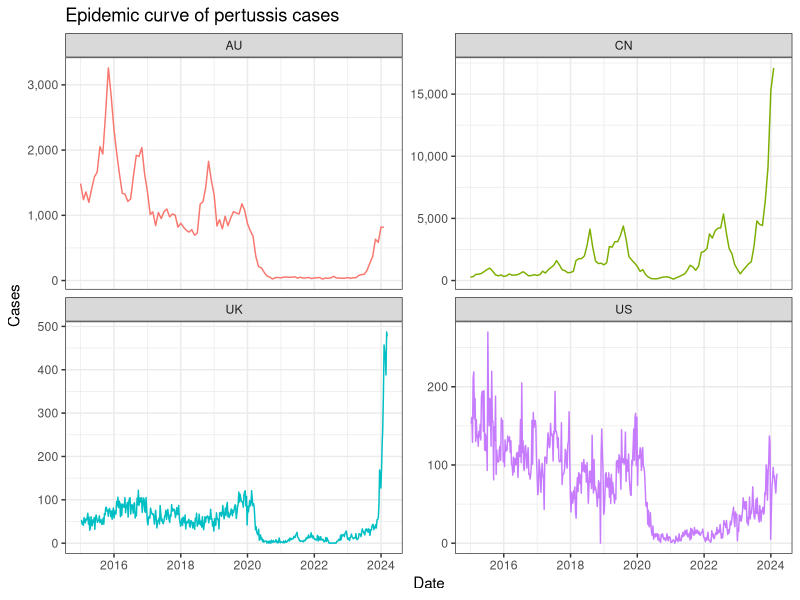
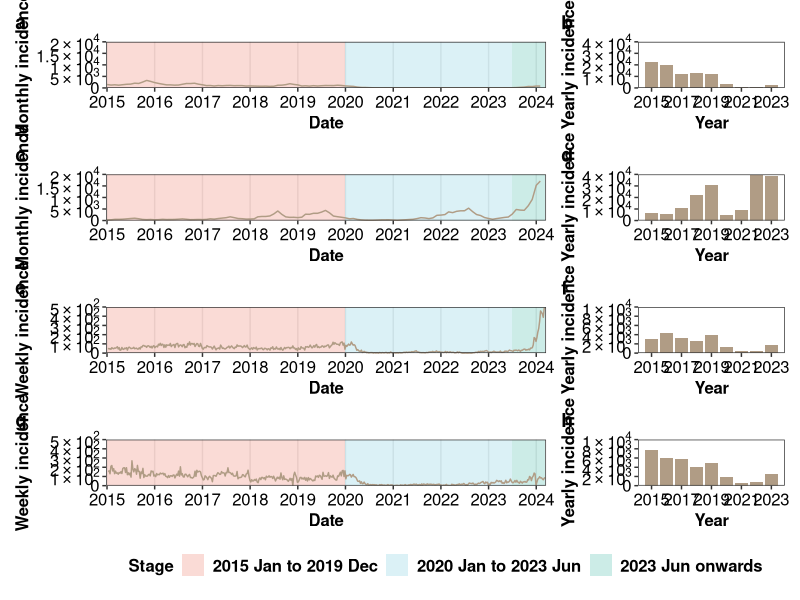
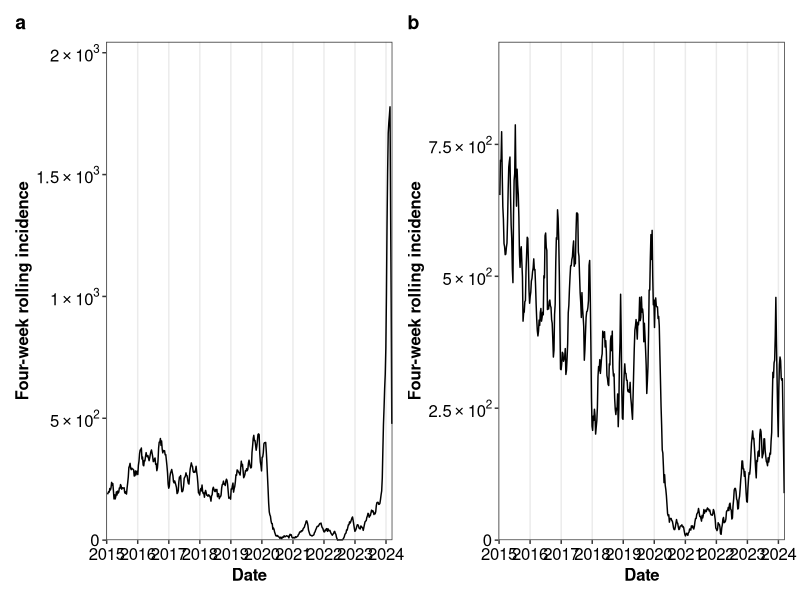

Recreate these plots in R, in order.

library(tidyverse)
library(lubridate)
library(ggsci)
library(patchwork)
library(openxlsx)
library(purrr)

fill_color <- pal_npg()(3)

# Load data
df_raw <- read.csv('./report_pertussis.csv')

scientific_10 <- function(x) {
     ifelse(x == 0, 0, parse(text = gsub("[+]", "", gsub("e", "%*%10^", scales::scientific_format()(x)))))
}

# clean data --------------------------------------------------------------

df_epiweek <- data.frame(date = seq.Date(from = as.Date('2015-01-04'), to = as.Date('2024-03-09'), by = 'day')) |> 
     mutate(Year = epiyear(date),
            Week = epiweek(date)) |> 
     group_by(Year, Week) |>
     summarise(Date = last(date),
               .groups = 'drop')

df_us <- df_raw |> 
     filter(Country == 'US') |> 
     select(Year, Week, Cases, URL)
df_us <- left_join(df_epiweek, df_us, by = c('Year', 'Week')) |> 
     arrange(Date) |> 
     mutate(Cases = as.integer(Cases),
            Country = 'US')

df_uk <- df_raw |> 
     filter(Country == 'UK') |> 
     select(Year, Week, Cases, URL)
df_uk <- left_join(df_epiweek, df_uk, by = c('Year', 'Week')) |>
     arrange(Date) |> 
     mutate(Cases = as.integer(Cases),
            Country = 'UK')

df_cn <- df_raw |> 
     filter(Country == 'CN') |> 
     select(Year, Month, Cases, URL) |> 
     mutate(Cases = as.integer(Cases),
            Date = as.Date(paste(Year, Month, '01', sep = '-')),
            Country = 'CN')
df_au <- df_raw |> 
     filter(Country == 'AU') |> 
     select(Year, Month, Cases, URL) |> 
     mutate(Cases = as.integer(Cases),
            Date = as.Date(paste(Year, Month, '01', sep = '-')),
            Country = 'AU')

df_clean <- bind_rows(df_us, df_uk, df_cn, df_au) |> 
     arrange(Date) |> 
     select(Country, Date, Year, Month, Week, Cases) |> 
     mutate(stage = case_when(
          Date < as.Date('2020-01-01') ~ '2015 Jan to 2019 Dec',
          Date >= as.Date('2020-01-01') & Date < as.Date('2023-07-01') ~ '2020 Jan to 2023 Jun',
          Date >= as.Date('2023-07-01') ~ '2023 Jun onwards'
     ))

# plot ---------------------------------------------------------------------

ggplot(df_clean, aes(x = Date, y = Cases, color = Country)) +
     geom_line() +
     scale_x_date(date_labels = '%Y') +
     scale_y_continuous(labels = scales::comma) +
     facet_wrap(~Country, scales = 'free_y', nrow = 3) +
     labs(title = 'Epidemic curve of pertussis cases',
          x = 'Date',
          y = 'Cases',
          color = 'Country') +
     theme_bw() +
     theme(legend.position = 'none')

# figure 1 ----------------------------------------------------------------

i <- 1
country_list <- sort(unique(df_clean$Country))
ylabel_list <- c('Monthly incidence', 'Monthly incidence', 'Weekly incidence', 'Weekly incidence')

split_dates <- as.Date(c("2015/1/1", "2020/1/1", "2023/7/1", "2024/3/9"))
split_periods <- c("2015 Jan to 2019 Dec", "2020 Jan to 2023 Jun", "2023 Jun onwards")
datafile_rect <- data.frame(Period = split_periods,
                            start = split_dates[1:3],
                            end = split_dates[2:4])

plot_max <- c(2e4, 4e4, 2e4, 4e4, 5e2, 1e4, 5e2, 1e4)

plot_epidemic <- function(i){
     data <- df_clean |> 
          filter(Country == country_list[i])
     plot_breaks <- pretty(c(0, plot_max[i*2-1]))
     plot_range <- range(plot_breaks)
     
     fig_1 <- ggplot(data)+
          geom_rect(data = datafile_rect,
                    aes(xmin = start, xmax = end, fill = Period),
                    ymin = -Inf,
                    ymax = Inf,
                    alpha = 0.2,
                    show.legend = T) +
          geom_line(aes(x = Date, y = Cases), color = '#B09C85') +
          scale_x_date(date_labels = '%Y',
                       date_breaks = 'year',
                       limits = c(as.Date('2015-01-01'), as.Date('2024-03-09')),
                       expand = expansion(add = c(7, 7))) +
          scale_y_continuous(labels = scientific_10,
                             limits = plot_range,
                             breaks = plot_breaks,
                             expand = expansion(mult = c(0, 0))) +
          scale_fill_manual(values = fill_color) +
          theme_bw() +
          theme(
               plot.title.position = "plot",
               plot.caption.position = "plot",
               plot.title = element_text(face = "bold", size = 14, hjust = 0),
               panel.grid.major.y = element_blank(),
               panel.grid.minor = element_blank(),
               legend.text = element_text(face = "bold", size = 12),
               legend.title = element_text(face = "bold", size = 12),
               legend.box.background = element_rect(fill = "transparent", colour = "transparent"),
               legend.background = element_rect(fill = "transparent", colour = "transparent"),
               axis.title = element_text(face = "bold", size = 12, color = "black"),
               axis.text = element_text(size = 12, color = "black")
          ) +
          labs(title = letters[i*2-1],
               y = ylabel_list[i],
               x = 'Date',
               fill = 'Stage')
     
     data <- data |> 
          group_by(Year) |> 
          filter(Year < 2024) |>
          summarise(Cases = sum(Cases))
     plot_breaks <- pretty(c(0, plot_max[i*2]))
     plot_range <- range(plot_breaks)   
     
     fig_2 <- ggplot(data)+
          geom_col(aes(x = Year, y = Cases), fill = '#B09C85') +
          scale_x_continuous(breaks = seq(2015, 2023, 2)) +
          scale_y_continuous(labels = scientific_10,
                             limits = plot_range,
                             breaks = plot_breaks,
                             expand = expansion(mult = c(0, 0))) +
          theme_bw() +
          theme(
               plot.title.position = "plot",
               plot.caption.position = "plot",
               plot.title = element_text(face = "bold", size = 14, hjust = 0),
               panel.grid.major = element_blank(),
               panel.grid.minor = element_blank(),
               legend.text = element_text(face = "bold", size = 12),
               legend.title = element_text(face = "bold", size = 12),
               legend.box.background = element_rect(fill = "transparent", colour = "transparent"),
               legend.background = element_rect(fill = "transparent", colour = "transparent"),
               axis.title = element_text(face = "bold", size = 12, color = "black"),
               axis.text = element_text(size = 12, color = "black")
          ) +
          labs(title = letters[i*2],
               x = 'Year',
               y = 'Yearly incidence',
               fill = 'Stage')
     
     return(fig_1 + fig_2 + plot_layout(widths = c(3, 1)))
}

outcome <- lapply(1:4, plot_epidemic) |> wrap_plots(ncol = 1, guides = 'collect')&
     theme(legend.position = 'bottom')

ggsave(filename = './main/Fig1.pdf',
       plot = outcome,
       width = 12,
       height = 10, 
       device = cairo_pdf,
       family = 'Times New Roman')

write.xlsx(df_clean,
          './Fig Data/fig1.xlsx')


fig_2 <- df_us |> 
     mutate(
          RollingSum = map_dbl(row_number(), ~sum(Cases[.x:min(.x+3, n())], na.rm = TRUE))
     ) |> 
     ggplot(aes(x = Date, y = RollingSum))+
     geom_line() +
     scale_x_date(date_labels = '%Y',
                  date_breaks = 'year',
                  limits = c(as.Date('2015-01-01'), as.Date('2024-03-09')),
                  expand = expansion(add = c(7, 7))) +
     scale_y_continuous(labels = scientific_10,
                        limit = c(0, NA),
                        expand = expansion(mult = c(0, 0.2))) +
     scale_color_manual(values = fill_color) +
     theme_bw() +
     theme(
          plot.title.position = "plot",
          plot.caption.position = "plot",
          plot.title = element_text(face = "bold", size = 14, hjust = 0),
          panel.grid.major.y = element_blank(),
          panel.grid.minor = element_blank(),
          legend.text = element_text(face = "bold", size = 12),
          legend.title = element_text(face = "bold", size = 12),
          legend.box.background = element_rect(fill = "transparent", colour = "transparent"),
          legend.background = element_rect(fill = "transparent", colour = "transparent"),
          axis.title = element_text(face = "bold", size = 12, color = "black"),
          axis.text = element_text(size = 12, color = "black")
     ) +
     labs(title = letters[2],
          y = "Four-week rolling incidence",
          x = 'Date',
          color = 'Stage')

fig_1 <- df_uk |> 
     mutate(
          RollingSum = map_dbl(row_number(), ~sum(Cases[.x:min(.x+3, n())], na.rm = TRUE))
     ) |> 
     ggplot(aes(x = Date, y = RollingSum))+
     geom_line() +
     scale_x_date(date_labels = '%Y',
                  date_breaks = 'year',
                  limits = c(as.Date('2015-01-01'), as.Date('2024-03-09')),
                  expand = expansion(add = c(7, 7))) +
     scale_y_continuous(labels = scientific_10,
                        limit = c(0, NA),
                        expand = expansion(mult = c(0, 0.15))) +
     scale_color_manual(values = fill_color) +
     theme_bw() +
     theme(
          plot.title.position = "plot",
          plot.caption.position = "plot",
          plot.title = element_text(face = "bold", size = 14, hjust = 0),
          panel.grid.major.y = element_blank(),
          panel.grid.minor = element_blank(),
          legend.text = element_text(face = "bold", size = 12),
          legend.title = element_text(face = "bold", size = 12),
          legend.box.background = element_rect(fill = "transparent", colour = "transparent"),
          legend.background = element_rect(fill = "transparent", colour = "transparent"),
          axis.title = element_text(face = "bold", size = 12, color = "black"),
          axis.text = element_text(size = 12, color = "black")
     ) +
     labs(title = letters[1],
          y = "Four-week rolling incidence",
          x = 'Date',
          fill = 'Stage')

ggsave(filename = './appendix/S1.png',
       plot = fig_1 + fig_2,
       width = 12,
       height = 5)     

# summmary ----------------------------------------------------------------

df_clean |> 
     group_by(stage, Country) |> 
     summarise(Total_cases = sum(Cases),
               Max_cases = max(Cases),
               CI_95 = paste(quantile(Cases, c(0, 1)), collapse = ' - '),
               .groups = 'drop')

df_clean |> 
     group_by(Country, Year) |> 
     summarise(Total_cases = sum(Cases),
               Max_cases = max(Cases),
               CI_95 = paste(quantile(Cases, c(0, 1)), collapse = ' - '),
               .groups = 'drop') |> 
     print(n = Inf)

